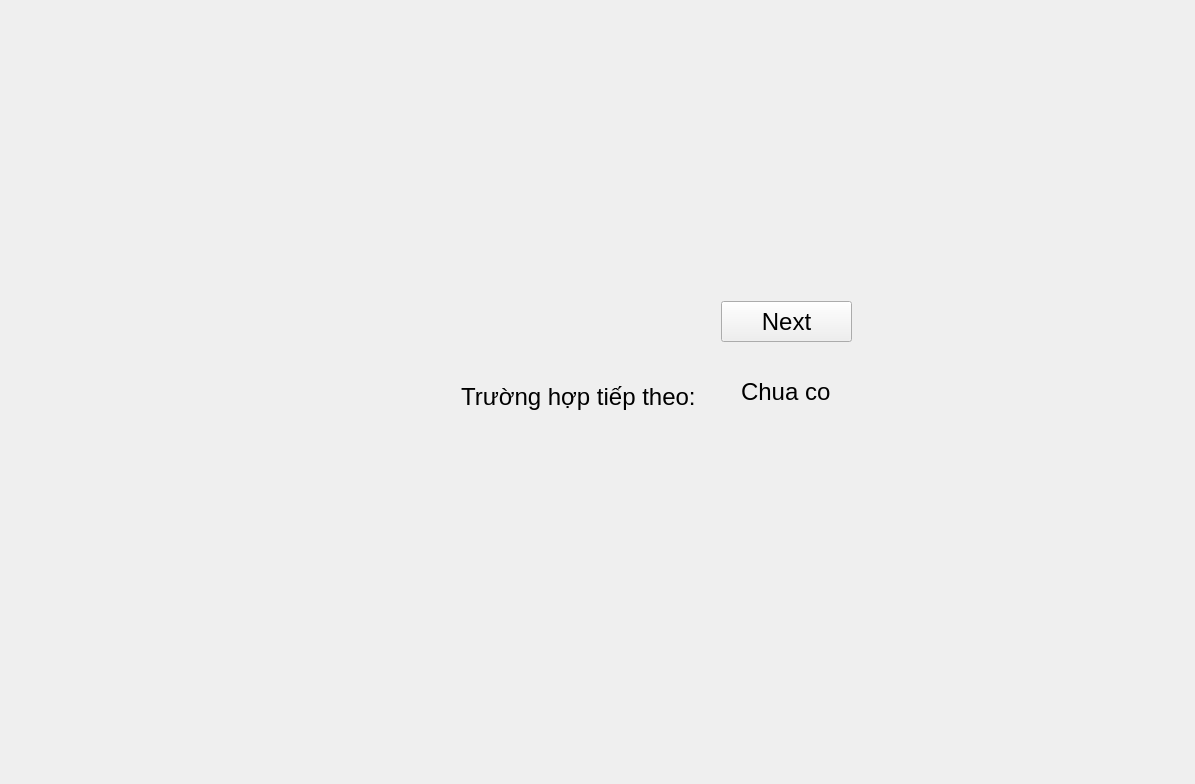
<?xml version="1.0" encoding="UTF-8"?>
<ui version="4.0">
 <class>MainWindow</class>
 <widget class="QMainWindow" name="MainWindow">
  <property name="geometry">
   <rect>
    <x>0</x>
    <y>0</y>
    <width>1195</width>
    <height>784</height>
   </rect>
  </property>
  <property name="sizePolicy">
   <sizepolicy hsizetype="Maximum" vsizetype="Maximum">
    <horstretch>0</horstretch>
    <verstretch>0</verstretch>
   </sizepolicy>
  </property>
  <property name="windowTitle">
   <string>MainWindow</string>
  </property>
  <widget class="QWidget" name="centralWidget">
   <layout class="QHBoxLayout" name="horizontalLayout">
    <item>
     <widget class="graphics" name="GraphicsPresenter" native="true">
      <widget class="QPushButton" name="pushButton">
       <property name="geometry">
        <rect>
         <x>710</x>
         <y>290</y>
         <width>131</width>
         <height>41</height>
        </rect>
       </property>
       <property name="font">
        <font>
         <pointsize>18</pointsize>
        </font>
       </property>
       <property name="text">
        <string>Next</string>
       </property>
      </widget>
      <widget class="QLabel" name="label">
       <property name="geometry">
        <rect>
         <x>450</x>
         <y>350</y>
         <width>261</width>
         <height>71</height>
        </rect>
       </property>
       <property name="font">
        <font>
         <pointsize>18</pointsize>
        </font>
       </property>
       <property name="text">
        <string>Trường hợp tiếp theo:</string>
       </property>
      </widget>
      <widget class="QLabel" name="label_2">
       <property name="geometry">
        <rect>
         <x>730</x>
         <y>350</y>
         <width>261</width>
         <height>61</height>
        </rect>
       </property>
       <property name="font">
        <font>
         <pointsize>18</pointsize>
        </font>
       </property>
       <property name="text">
        <string>Chua co</string>
       </property>
      </widget>
     </widget>
    </item>
   </layout>
  </widget>
 </widget>
 <layoutdefault spacing="6" margin="11"/>
 <customwidgets>
  <customwidget>
   <class>graphics</class>
   <extends>QWidget</extends>
   <header>graphics.h</header>
   <container>1</container>
  </customwidget>
 </customwidgets>
 <resources/>
 <connections/>
</ui>
